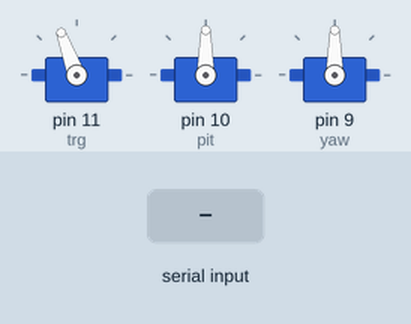
Simulated run of this sketch. Board: Arduino Uno, built with avr-gcc and run on an emulated ATmega328P. Shown: 3 × servo. The inputs (shaded band) are chosen by the test bench.

Above: at 1.2 s.
1.3 s: "FIRE 1\n" received over Serial
At 1.6 s:
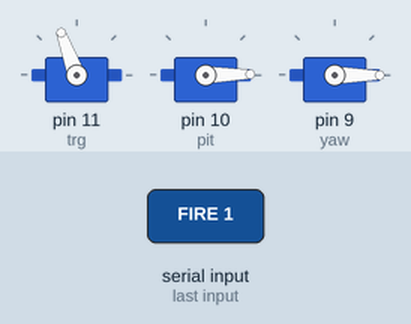
2.8 s: "FIRE 150\n" received over Serial
At 3.9 s:
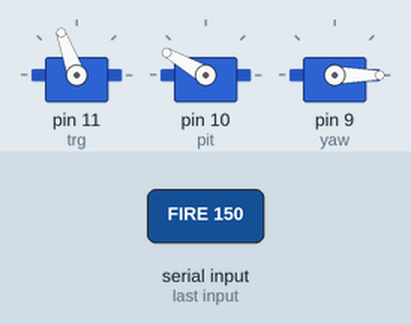
4.3 s: "trigger \n" received over Serial
At 5.1 s:
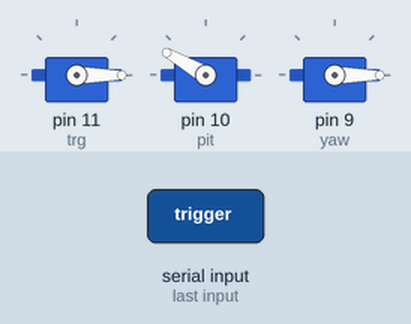
5.8 s: "pitch \n" received over Serial
At 6.2 s:
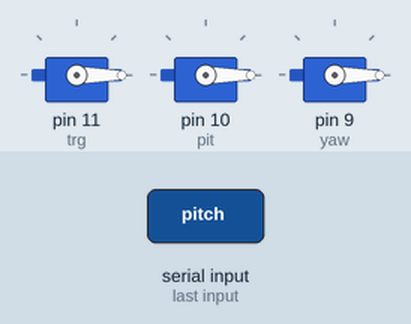
7.3 s: "FIRE 45\n" received over Serial
At 8.5 s:
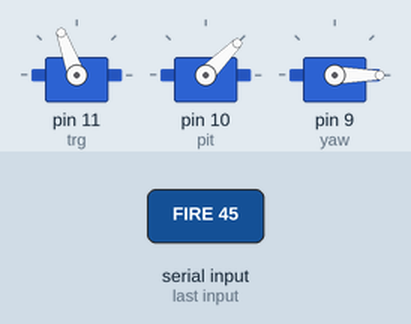
8.8 s: "trigger 90\n" received over Serial
At 9.7 s:
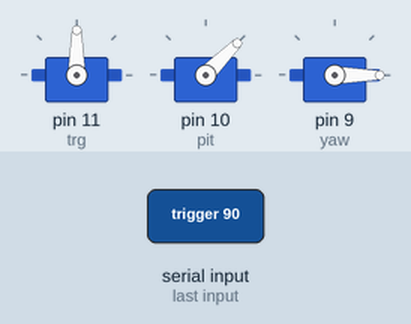
Timing chart, 0 to 11.3 s (numbered marks = the images above; inputs shaded):
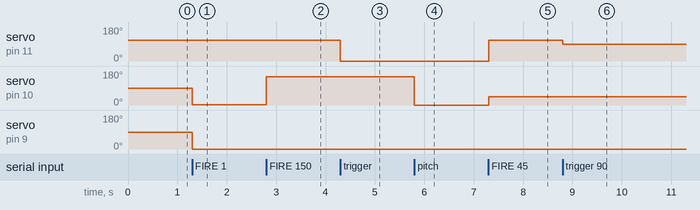

Measured:
- after the input at 1.3 s, servo on pin 10 (pit): 90° → 1° at once; servo on pin 9 (yaw): 90° → 0° at once
- after the input at 2.8 s, servo on pin 10 (pit): 1° → 150° at once
- after the input at 4.3 s, servo on pin 11 (trg): 110° → 0° at once
- after the input at 5.8 s, servo on pin 10 (pit): 150° → 0° at once
- after the input at 7.3 s, servo on pin 11 (trg): 0° → 110° at once; servo on pin 10 (pit): 0° → 45° at once
- after the input at 8.8 s, servo on pin 11 (trg): 110° → 90° at once

The sketch:

arduino.ino
```cpp
#include <Servo.h>

Servo trg;
Servo pit;
Servo yaw;
unsigned long offset = 0;  // cameraTime - arduinoTime

void setup() {
  Serial.begin(115200);
  trg.attach(11);
  pit.attach(10);
  yaw.attach(9);

  trg.write(110);
  pit.write(90);
  yaw.write(90);
}

void loop() {
  if (Serial.available()) {
    String cmd = Serial.readStringUntil('\n');

    if (cmd.startsWith("SYNC")) {
      // SYNC <cam_t> <delay>
      int s1 = cmd.indexOf(' ');
      int s2 = cmd.indexOf(' ', s1 + 1);
      unsigned long cam_t = strtoul(cmd.substring(s1 + 1, s2).c_str(), NULL, 10);
      unsigned long delay = strtoul(cmd.substring(s2 + 1).c_str(), NULL, 10);
      unsigned long ar_t  = micros();
      offset = (cam_t + delay) - ar_t;
    }
    else if (cmd.startsWith("FIRE")) {
      // FIRE <pitch> <yaw> <cam_time>
      int firstSpace = cmd.indexOf(' ');
      int secondSpace = cmd.indexOf(' ', firstSpace + 1);
      int thirdSpace = cmd.indexOf(' ', secondSpace + 1);

      int pitch_deg = cmd.substring(firstSpace + 1, secondSpace).toInt();
      int yaw_deg   = cmd.substring(secondSpace + 1, thirdSpace).toInt();
      unsigned long T_cam = strtoul(cmd.substring(thirdSpace + 1).c_str(), NULL, 10);

      // Convert camera time → Arduino time
      unsigned long T_arduino = T_cam - offset;

      // Move servos first
      pit.write(pitch_deg);
      yaw.write(yaw_deg);

      if(T_arduino > micros()){
        delayMicroseconds(T_arduino - micros());
      }

      trg.write(60);
      delayMicroseconds(1000000); // adjust as needed
      trg.write(110);
    }
    else if (cmd.startsWith("trigger ")) {
      int v = cmd.substring(8).toInt();
      trg.write(v);
    }
    else if (cmd.startsWith("yaw ")) {
      int v = cmd.substring(4).toInt();
      yaw.write(v);
    }
    else if (cmd.startsWith("pitch ")) {
      int v = cmd.substring(6).toInt();
      pit.write(v);
    }
  }
}
```
